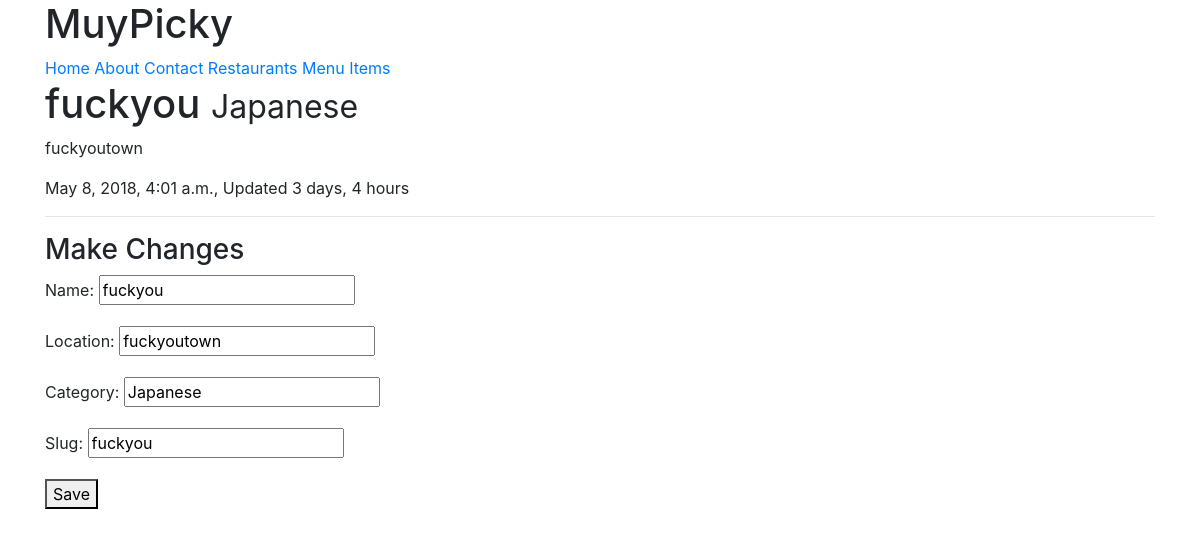
The page /restaurants/fuckyou (signed in) on the database its author committed.
### restaurants/models.py (models this page shows, shortened)
class RestaurantLocation(models.Model):
	owner = models.ForeignKey(User)
	name = models.CharField(max_length=120)
	location = models.CharField(max_length=120, null=True, blank=True)
	category = models.CharField(max_length=120, null=True, blank=True, validators=[validate_category])
	timestamp = models.DateTimeField(auto_now_add=True)
	updated = models.DateTimeField(auto_now=True)
	slug = models.SlugField(null=True, blank=True)

### restaurants/views.py (the view)
# urls.py: url(r'^(?P<slug>[\w-]+)$', RestaurantUpdateView.as_view(), name='detail'),
class RestaurantUpdateView(LoginRequiredMixin, UpdateView):
	form_class = RestaurantLocationCreateForm
	login_url = '/login/' #can also set this in settings.py with LOGIN_URL = '/login/' This however is overwritten by anything in the views.py
	template_name = 'restaurants/detail_update.html'
	def get_context_data(self, *args, **kwargs):
		context = super(RestaurantUpdateView, self).get_context_data(*args, **kwargs)
		name = self.get_object().name
		context['title'] = 'Update Restaurant: {name}'
		return context
	def get_queryset(self):
		return RestaurantLocation.objects.filter(owner=self.request.user)

### restaurants/forms.py
class RestaurantLocationCreateForm(forms.ModelForm):
	class Meta:
		model = RestaurantLocation
		fields = [
			'name',
			'location',
			'category',
			'slug',
		]

### restaurants/templates/restaurants/detail_update.html
{% extends "base.html" %}
{% block content %}
<h1>{{ form.instance.name }} <small> {{ form.instance.category }}</small> </h1>
<p>{{ form.instance.location }}</p>
<p> {{ form.instance.timestamp }}, Updated {{ form.instance.updated|timesince }} </p>
<hr/>
<h3>Make Changes</h3>
{% include 'snippets/form_snippet.html' with form=form %}
{% endblock content %}

### templates/snippets/form_snippet.html
<form method='POST'> {% csrf_token %}
{{ form.as_p }}
<button type='submit'>Save</button>
</form>

### rows shown on the page
RestaurantLocation: instance.name "fuckyou", instance.category "Japanese", instance.location "fuckyoutown", instance.timestamp "May 8, 2018, 4:01 a.m.", instance.updated "3 days, 4 hours", name "fuckyou", location "fuckyoutown", category "Japanese", slug "fuckyou"
